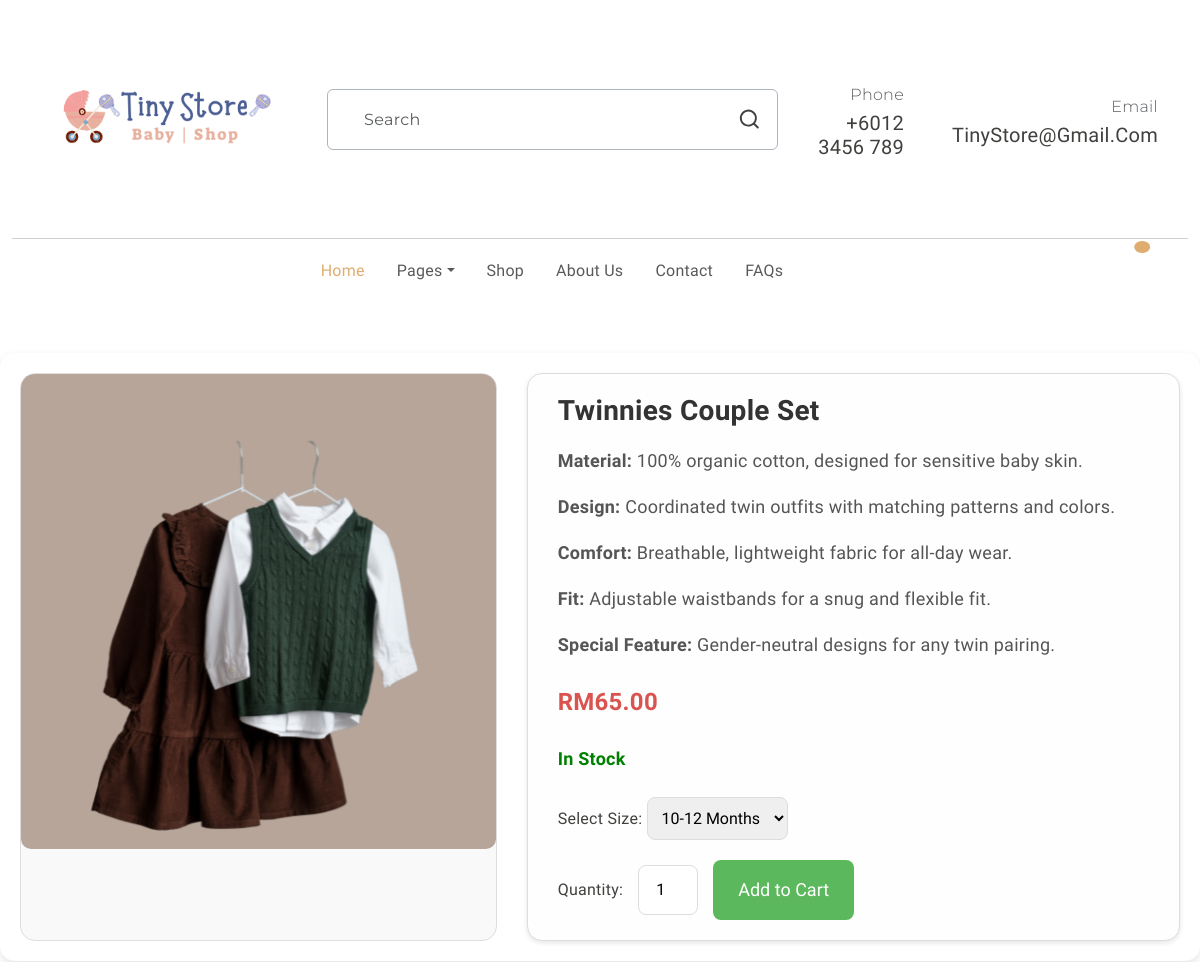
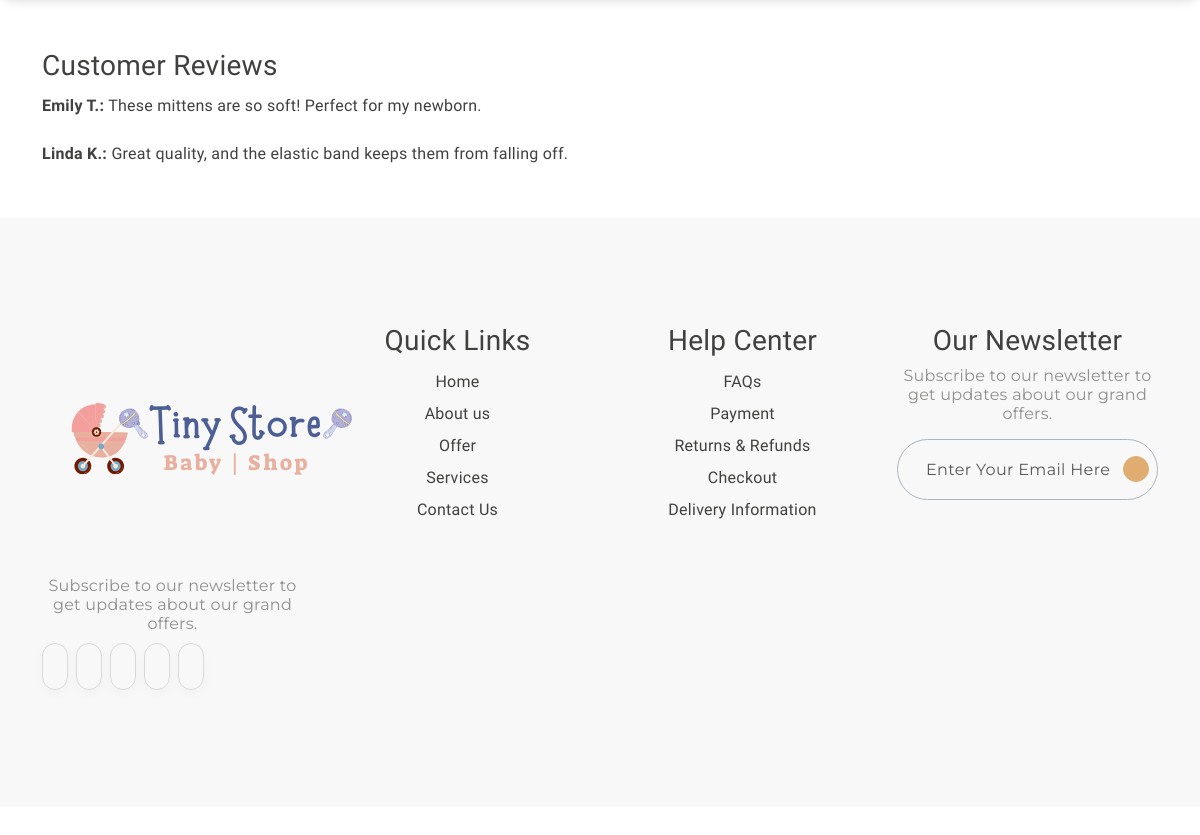
The app's page /baju3Detail.php with its own data (2 pictures, top to bottom).
### tables this page shows
CREATE TABLE `products` (
  `product_id` int(11) NOT NULL,
  `name` varchar(255) NOT NULL,
  `category` varchar(100) NOT NULL,
  `price` decimal(10,2) NOT NULL,
  `image` varchar(255) DEFAULT NULL,
  `is_featured` tinyint(1) DEFAULT 0,
  `created_at` timestamp NOT NULL DEFAULT current_timestamp()
);

### baju3Detail.php (the view, shortened to what this page needs)
<?php
include 'db_connect.php';
$product_id = isset($_GET['product_id']) ? intval($_GET['product_id']) : 3;
$sql = "SELECT * FROM products WHERE product_id = ?";
$stmt = $conn->prepare($sql);
$stmt->bind_param("i", $product_id);
$stmt->execute();
$result = $stmt->get_result();
if ($result->num_rows > 0) {
  $product = $result->fetch_assoc();
} else {
  echo "Product not found.";
  exit;
}
?>
<!DOCTYPE html>
<html lang="en">
<head>
  <link rel="stylesheet" href="detail.css">
<link rel="stylesheet" href="https://cdn.jsdelivr.net/npm/swiper@9/swiper-bundle.min.css" />
<link href="https://cdn.jsdelivr.net/npm/bootstrap@5.3.0-alpha3/dist/css/bootstrap.min.css" rel="stylesheet"
>
<link rel="stylesheet" type="text/css" href="css/vendor.css">
<link rel="stylesheet" type="text/css" href="style.css">
</head>
  <header>
    <div class="container py-2">
      <div class="row py-4 pb-0 pb-sm-4 align-items-center ">
        <div class="col-sm-4 col-lg-3 text-center text-sm-start">
          <div class="main-logo">
            <a href="index.php">
              <img src="images/logo.png" alt="logo" class="img-fluid">
            </a>
          </div>
        </div>
        <div class="col-sm-6 offset-sm-2 offset-md-0 col-lg-5 d-none d-lg-block">
          <div class="search-bar border rounded-2 px-3 border-dark-subtle">
            <form id="search-form" class="text-center d-flex align-items-center" action="" method="">
              <input type="text" class="form-control border-0 bg-transparent"
                placeholder="Search" />
              <svg xmlns="http://www.w3.org/2000/svg" width="24" height="24" viewBox="0 0 24 24">
                <path fill="currentColor"
                  d="M21.71 20.29L18 16.61A9 9 0 1 0 16.61 18l3.68 3.68a1 1 0 0 0 1.42 0a1 1 0 0 0 0-1.39ZM11 18a7 7 0 1 1 7-7a7 7 0 0 1-7 7Z" />
              </svg>
            </form>
          </div>
        </div>
        <div
          class="col-sm-8 col-lg-4 d-flex justify-content-end gap-5 align-items-center mt-4 mt-sm-0 justify-content-center justify-content-sm-end">
          <div class="support-box text-end d-none d-xl-block">
            <span class="fs-6 secondary-font text-muted">Phone</span>
            <h5 class="mb-0">+6012 3456 789</h5>
          </div>
          <div class="support-box text-end d-none d-xl-block">
            <span class="fs-6 secondary-font text-muted">Email</span>
            <h5 class="mb-0">TinyStore@gmail.com</h5>
          </div>
        </div>
      </div>
    </div>
    <div class="container-fluid">
      <hr class="m-0">
    </div>
    <div class="container">
      <nav class="main-menu d-flex navbar navbar-expand-lg ">
        <div class="offcanvas offcanvas-end" tabindex="-1" id="offcanvasNavbar" aria-labelledby="offcanvasNavbarLabel">
          <div class="offcanvas-body justify-content-between">
            <ul class="navbar-nav menu-list list-unstyled d-flex gap-md-3 mb-0">
              <li class="nav-item">
                <a href="index.php" class="nav-link active">Home</a>
              </li>
              <li class="nav-item dropdown">
                <a class="nav-link dropdown-toggle" role="button" id="pages" data-bs-toggle="dropdown"
                  aria-expanded="false">Pages</a>
              </li>
              <li class="nav-item">
                <a href="productPage.html" class="nav-link">Shop</a>
              </li>
              <li class="nav-item">
                <a href="aboutUs.html" class="nav-link">About Us</a>
              </li>
              <li class="nav-item">
                <a href="contactUs.html" class="nav-link">Contact</a>
              </li>
              <li class="nav-item">
                <a href="faq.html" class="nav-link">FAQs</a>
              </li>
            </ul>
            <div class="d-none d-lg-flex align-items-end">
              <ul class="d-flex justify-content-end list-unstyled m-0">
                <li>
                </li>
                <li>
                </li>
                <li class="">
                  <a href="index.php" class="mx-3" data-bs-toggle="offcanvas" data-bs-target="#offcanvasCart"
                    aria-controls="offcanvasCart">
                    <span class="position-absolute translate-middle badge rounded-circle bg-primary pt-2">
                    </span>
                  </a>
                </li>
              </ul>
            </div>
          </div>
        </div>
      </nav>
    </div>
  </header>
<body>
    <div class="container1">
      <div class="product-image">
        <img src="images/<?php echo htmlspecialchars($product['image'] ?? 'default.png'); ?>" alt="<?php echo htmlspecialchars($product['name']); ?>">
      </div>
      <div class="product-details">
        <h2><?php echo htmlspecialchars($product['name']); ?></h2>
          <p><strong>Material:</strong> 100% organic cotton, designed for sensitive baby skin.</p>
          <p><strong>Design:</strong> Coordinated twin outfits with matching patterns and colors.</p>
          <p><strong>Comfort:</strong> Breathable, lightweight fabric for all-day wear.</p>
          <p><strong>Fit:</strong> Adjustable waistbands for a snug and flexible fit.</p>
          <p><strong>Special Feature:</strong> Gender-neutral designs for any twin pairing.</p>
          <p class="price">RM<?php echo number_format($product['price'], 2); ?></p>
          <p class="stock-status in-stock">In Stock</p>
          <div class="size-selection">
            <label for="size">Select Size: </label>
            <select id="size">
                <option value="0-3 months">10-12 Months</option>
            </select>
        </div>
          <div class="add-to-cart">
              <label for="quantity">Quantity:</label>
              <input type="number" id="quantity" value="1" min="1">
              <button>Add to Cart</button>
          </div>
      </div>
    </div>
    <div class="container reviews">
        <h3>Customer Reviews</h3>
        <p><strong>Emily T.:</strong> These mittens are so soft! Perfect for my newborn.</p>
        <p><strong>Linda K.:</strong> Great quality, and the elastic band keeps them from falling off.</p>
    </div>
    <footer id="footer" class="my-5">
        <div class="container py-5 my-5">
          <div class="row">
            <div class="col-md-3">
              <div class="footer-menu">
                <img src="images/logo.png" alt="logo">
                <p class="blog-paragraph fs-6 mt-3">Subscribe to our newsletter to get updates about our grand offers.</p>
                <div class="social-links">
                  <ul class="d-flex list-unstyled gap-2">
                    <li class="social">
                      <a href="#">
                        <iconify-icon class="social-icon" icon="ri:facebook-fill"></iconify-icon>
                      </a>
                    </li>
                    <li class="social">
                      <a href="#">
                        <iconify-icon class="social-icon" icon="ri:twitter-fill"></iconify-icon>
                      </a>
                    </li>
                    <li class="social">
                      <a href="#">
                        <iconify-icon class="social-icon" icon="ri:pinterest-fill"></iconify-icon>
                      </a>
                    </li>
                    <li class="social">
                      <a href="#">
                        <iconify-icon class="social-icon" icon="ri:instagram-fill"></iconify-icon>
                      </a>
                    </li>
                    <li class="social">
                      <a href="#">
                        <iconify-icon class="social-icon" icon="ri:youtube-fill"></iconify-icon>
                      </a>
                    </li>
                  </ul>
                </div>
              </div>
            </div>
            <div class="col-md-3">
              <div class="footer-menu">
                <h3>Quick Links</h3>
                <ul class="menu-list list-unstyled">
                  <li class="menu-item">
                    <a href="#" class="nav-link">Home</a>
                  </li>
                  <li class="menu-item">
                    <a href="aboutUs.html" class="dropdown-item">About us</a>
                  </li>
                  <li class="menu-item">
                    <a href="#" class="nav-link">Offer </a>
                  </li>
                  <li class="menu-item">
                    <a href="#" class="nav-link">Services</a>
                  </li>
                  <li class="menu-item">
                    <a href="#" class="nav-link">Contact Us</a>
                  </li>
                </ul>
              </div>
            </div>
            <div class="col-md-3">
              <div class="footer-menu">
                <h3>Help Center</h5>
                  <ul class="menu-list list-unstyled">
                    <li class="menu-item">
                      <a href="faq.html" class="nav-link">FAQs</a>
                </li>
                    <li class="menu-item">
                      <a href="#" class="nav-link">Payment</a>
                    </li>
                    <li class="menu-item">
                      <a href="#" class="nav-link">Returns & Refunds</a>
                    </li>
                    <li class="menu-item">
                      <a href="#" class="nav-link">Checkout</a>
                    </li>
                    <li class="menu-item">
                      <a href="#" class="nav-link">Delivery Information</a>
                    </li>
                  </ul>
              </div>
            </div>
            <div class="col-md-3">
              <div>
                <h3>Our Newsletter</h3>
                <p class="blog-paragraph fs-6">Subscribe to our newsletter to get updates about our grand offers.</p>
                <div class="search-bar border rounded-pill border-dark-subtle px-2">
                  <form class="text-center d-flex align-items-center" action="" method="">
                    <input type="text" class="form-control border-0 bg-transparent" placeholder="Enter your email here" />
                    <iconify-icon class="send-icon" icon="tabler:location-filled"></iconify-icon>
                  </form>
                </div>
              </div>
            </div>
          </div>
        </div>
      </footer>
</body>
</html>

### detail.css (style rules this page uses)
body { font-family: Arial, sans-serif; margin: 0; padding: 0; background-color: #f4f4f9; }
.container1 { max-width: 1200px; margin: 50px auto; padding: 20px; display: flex; flex-wrap: wrap; gap: 30px; background-color: #ffffff; border-radius: 15px; box-shadow: 0 4px 10px rgba(0, 0, 0, 0.1); overflow: hidden; }
.product-image { flex: 1 1 400px; text-align: center; border-radius: 15px; overflow: hidden; border: 1px solid #ddd; background-color: #f9f9f9; }
.product-image img { max-width: 100%; border-radius: 10px; transition: transform 0.3s ease; }
.product-details { flex: 2 1 500px; background-color: #fefefe; padding: 20px 30px; border-radius: 15px; border: 1px solid #ddd; box-shadow: 0 2px 5px rgba(0, 0, 0, 0.1); }
.product-details h2 { font-size: 28px; font-weight: bold; color: #333; margin-bottom: 15px; }
.product-details p { font-size: 18px; color: #555; margin: 10px 0; }
.product-details .price { font-size: 24px; font-weight: bold; color: #d9534f; margin: 15px 0; }
.stock-status { font-size: 16px; margin: 10px 0; }
.stock-status.in-stock { color: green; font-weight: bold; }
.badge { padding: 5px 10px; border-radius: 12px; font-size: 14px; font-weight: bold; }
.size-selection { margin: 20px 0; }
.size-selection select { padding: 10px; font-size: 16px; border: 1px solid #ddd; border-radius: 8px; }
.add-to-cart { display: flex; align-items: center; gap: 15px; margin-top: 20px; }
.add-to-cart button { padding: 12px 25px; font-size: 18px; background-color: #5cb85c; color: white; border: none; border-radius: 8px; cursor: pointer; transition: background-color 0.3s ease; }
.add-to-cart input { width: 60px; padding: 8px; font-size: 16px; text-align: center; border: 1px solid #ddd; border-radius: 8px; }
footer { background-color: #f8f8f8; padding: 10px; text-align: center; margin-top: 20px; }

### style.css (style rules this page uses)
:root { --header-height: 160px; --header-height-min: 80px; }
:root { --accent-color: #DEAD6F; --dark-color: #222222; --light-dark-color: #727272; --light-color: #fff; --grey-color: #dbdbdb; --light-grey-color: #fafafa; --primary-color: #6995B1; --light-primary-color: #eef1f3; }
:root { --body-font: 'Chilanka', cursive; --heading-font: 'Chilanka', cursive; --secondary-font: 'Montserrat', sans-serif; }
body { --bs-link-color: #333; --bs-link-hover-color: #333; --bs-link-color-rgb: 40, 40, 40; --bs-link-hover-color-rgb: 0, 0, 0; --bs-light-rgb: 248, 248, 248; --bs-font-sans-serif: 'Chilanka', cursive; --bs-body-font-family: var(--bs-font-sans-serif); --bs-body-font-size: 1rem; --bs-body-font-weight: 400; --bs-body-line-height: 2; --bs-body-color: #41403E; --bs-primary: #DEAD6F; --bs-primary-rgb: 222, 173, 111; --bs-primary-bg-subtle: #FFF9EB; --bs-border-color: #F7F7F7; --bs-secondary-rgb: 230, 243, 251; --bs-success-rgb: 238, 245, 228; --bs-danger-rgb: 249, 235, 231; --bs-warning-rgb: 255, 249, 235; --bs-info-rgb: 230, 243, 250; }
body { letter-spacing: 0.01625rem; }
h1, h2, h3, h4, h5, h6 { font-family: var(--heading-font); color: var(--bs-body-color); font-weight: 400; text-transform: capitalize; }
a { text-decoration: none; }
.secondary-font { font-family: var(--secondary-font); font-weight: 300; }
.search-bar { border: 1px solid #EAEAEA; }
.search-bar ::placeholder { font-family: var(--secondary-font); }
.navbar-nav .nav-link.active, .navbar-nav .nav-link.show, .nav-link:focus, .nav-link:hover { color: var(--accent-color); }
.form-control { color: #908F8D; line-height: normal; letter-spacing: 0.02125rem; text-transform: capitalize; border-radius: 0.25rem; border: 1px solid rgba(65, 64, 62, 0.20); background: #FFF; display: flex; padding: 1.25rem 0rem 1.25rem 1.25rem; align-items: center; gap: 0.375rem; align-self: stretch; }
.blog-paragraph { color: #908F8D; font-size: 1rem; font-weight: 400; line-height: normal; font-family: var(--secondary-font); }
iconify-icon.social-icon { color: #CACACA; font-size: 1.125rem; padding: 0.75rem; border-radius: 4.375rem; border: 1px solid #D9D9D8; box-shadow: 0px 4px 12px 0px rgba(0, 0, 0, 0.03); transition: all 0.5s ease; }
iconify-icon.send-icon { cursor: pointer; font-size: 1.125rem; padding: 0.75rem; border-radius: 4.375rem; color: #FFF; border: 1px solid #DEAD6F; background: #DEAD6F; }

### records on screen
products: image (picture), name "Twinnies Couple Set", price "65.00"
